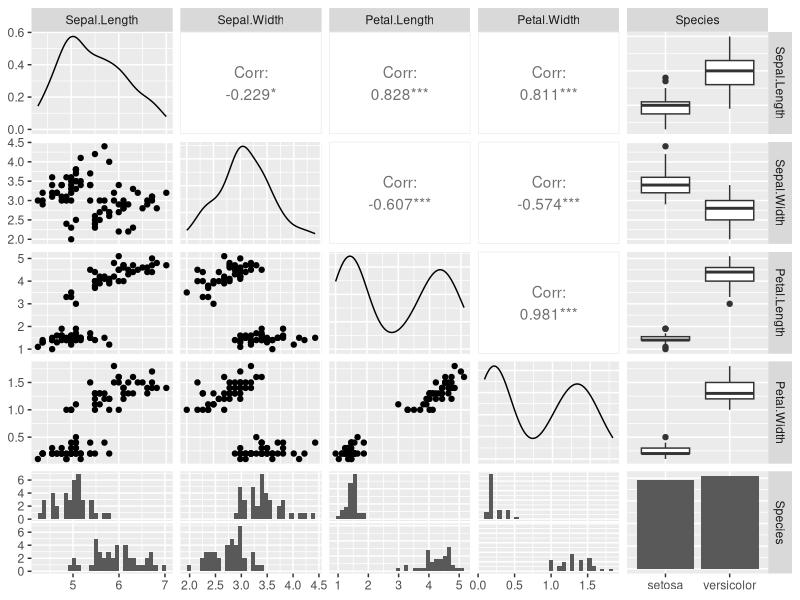

Reproduce this figure in R. (Note: this script raises an error after producing the figure.)
#logistic regression
#A
library(datasets)
ir_data<- iris
head(ir_data)
str(ir_data)

sum(is.na(ir_data))

#b
ir_data<-ir_data[1:100,]
set.seed(100)
samp<-sample(1:100,80)
ir_test<-ir_data[samp,]
ir_ctrl<-ir_data[-samp,]
install.packages("ggplot2")
library(ggplot2)
install.packages("GGally")
library(GGally)
ggpairs(ir_test)


#c
y<-ir_test$Species; x<-ir_test$Sepal.Length
glfit<-glm(y~x, family = 'binomial')
summary(glfit)

#d
qplot(prediction[,1], round(prediction[,3]), col=prediction[,2], xlab = 'Sepal Length', ylab = 'Predicted Species')

